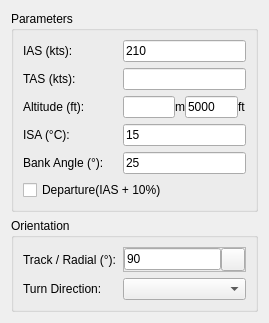
<?xml version="1.0" encoding="UTF-8"?>
<ui version="4.0">
 <class>TurnArea</class>
 <widget class="QWidget" name="TurnArea">
  <property name="geometry">
   <rect>
    <x>0</x>
    <y>0</y>
    <width>269</width>
    <height>293</height>
   </rect>
  </property>
  <property name="sizePolicy">
   <sizepolicy hsizetype="Preferred" vsizetype="Ignored">
    <horstretch>0</horstretch>
    <verstretch>0</verstretch>
   </sizepolicy>
  </property>
  <property name="font">
   <font>
    <family>Arial</family>
    <weight>50</weight>
    <bold>false</bold>
   </font>
  </property>
  <property name="windowTitle">
   <string>Form</string>
  </property>
  <layout class="QVBoxLayout" name="verticalLayout">
   <item>
    <widget class="QGroupBox" name="gbParameters">
     <property name="font">
      <font>
       <family>Arial</family>
       <weight>50</weight>
       <bold>false</bold>
      </font>
     </property>
     <property name="title">
      <string>Parameters</string>
     </property>
     <layout class="QVBoxLayout" name="vl_gbParameters">
      <item>
       <widget class="QFrame" name="frameIas">
        <property name="frameShape">
         <enum>QFrame::NoFrame</enum>
        </property>
        <property name="frameShadow">
         <enum>QFrame::Raised</enum>
        </property>
        <layout class="QHBoxLayout" name="horizontalLayout_60">
         <property name="spacing">
          <number>0</number>
         </property>
         <property name="margin">
          <number>0</number>
         </property>
         <item>
          <widget class="QLabel" name="label_68">
           <property name="minimumSize">
            <size>
             <width>100</width>
             <height>0</height>
            </size>
           </property>
           <property name="maximumSize">
            <size>
             <width>100</width>
             <height>16777215</height>
            </size>
           </property>
           <property name="font">
            <font>
             <weight>50</weight>
             <bold>false</bold>
            </font>
           </property>
           <property name="text">
            <string>IAS (kts):</string>
           </property>
          </widget>
         </item>
         <item>
          <widget class="QLineEdit" name="txtIas">
           <property name="font">
            <font>
             <weight>50</weight>
             <bold>false</bold>
            </font>
           </property>
           <property name="text">
            <string>210</string>
           </property>
          </widget>
         </item>
        </layout>
       </widget>
      </item>
      <item>
       <widget class="QFrame" name="frameTas">
        <property name="frameShape">
         <enum>QFrame::NoFrame</enum>
        </property>
        <property name="frameShadow">
         <enum>QFrame::Raised</enum>
        </property>
        <layout class="QHBoxLayout" name="horizontalLayout_68">
         <property name="spacing">
          <number>0</number>
         </property>
         <property name="margin">
          <number>0</number>
         </property>
         <item>
          <widget class="QLabel" name="label_76">
           <property name="minimumSize">
            <size>
             <width>100</width>
             <height>0</height>
            </size>
           </property>
           <property name="maximumSize">
            <size>
             <width>100</width>
             <height>16777215</height>
            </size>
           </property>
           <property name="font">
            <font>
             <weight>50</weight>
             <bold>false</bold>
            </font>
           </property>
           <property name="text">
            <string>TAS (kts):</string>
           </property>
          </widget>
         </item>
         <item>
          <widget class="QLineEdit" name="txtTas">
           <property name="font">
            <font>
             <weight>50</weight>
             <bold>false</bold>
            </font>
           </property>
           <property name="text">
            <string/>
           </property>
          </widget>
         </item>
        </layout>
       </widget>
      </item>
      <item>
       <widget class="QFrame" name="frameAltitude">
        <property name="frameShape">
         <enum>QFrame::NoFrame</enum>
        </property>
        <property name="frameShadow">
         <enum>QFrame::Raised</enum>
        </property>
        <layout class="QHBoxLayout" name="horizontalLayout_69">
         <property name="spacing">
          <number>0</number>
         </property>
         <property name="margin">
          <number>0</number>
         </property>
         <item>
          <widget class="QLabel" name="label_77">
           <property name="minimumSize">
            <size>
             <width>100</width>
             <height>0</height>
            </size>
           </property>
           <property name="maximumSize">
            <size>
             <width>100</width>
             <height>16777215</height>
            </size>
           </property>
           <property name="font">
            <font>
             <weight>50</weight>
             <bold>false</bold>
            </font>
           </property>
           <property name="text">
            <string>Altitude (ft):</string>
           </property>
          </widget>
         </item>
         <item>
          <widget class="QLineEdit" name="txtAltitudeM">
           <property name="font">
            <font>
             <weight>50</weight>
             <bold>false</bold>
            </font>
           </property>
           <property name="text">
            <string/>
           </property>
          </widget>
         </item>
         <item>
          <widget class="QLabel" name="label_2">
           <property name="text">
            <string>m</string>
           </property>
          </widget>
         </item>
         <item>
          <widget class="QLineEdit" name="txtAltitudeFt">
           <property name="font">
            <font>
             <weight>50</weight>
             <bold>false</bold>
            </font>
           </property>
           <property name="text">
            <string>5000</string>
           </property>
          </widget>
         </item>
         <item>
          <widget class="QLabel" name="label">
           <property name="text">
            <string>ft</string>
           </property>
          </widget>
         </item>
        </layout>
       </widget>
      </item>
      <item>
       <widget class="QFrame" name="frameIsa">
        <property name="frameShape">
         <enum>QFrame::NoFrame</enum>
        </property>
        <property name="frameShadow">
         <enum>QFrame::Raised</enum>
        </property>
        <layout class="QHBoxLayout" name="horizontalLayout_72">
         <property name="spacing">
          <number>0</number>
         </property>
         <property name="margin">
          <number>0</number>
         </property>
         <item>
          <widget class="QLabel" name="label_80">
           <property name="minimumSize">
            <size>
             <width>100</width>
             <height>0</height>
            </size>
           </property>
           <property name="maximumSize">
            <size>
             <width>100</width>
             <height>16777215</height>
            </size>
           </property>
           <property name="font">
            <font>
             <weight>50</weight>
             <bold>false</bold>
            </font>
           </property>
           <property name="text">
            <string>ISA (°C):</string>
           </property>
          </widget>
         </item>
         <item>
          <widget class="QLineEdit" name="txtIsa">
           <property name="font">
            <font>
             <weight>50</weight>
             <bold>false</bold>
            </font>
           </property>
           <property name="text">
            <string>15</string>
           </property>
          </widget>
         </item>
        </layout>
       </widget>
      </item>
      <item>
       <widget class="QFrame" name="frameBankAngle">
        <property name="frameShape">
         <enum>QFrame::NoFrame</enum>
        </property>
        <property name="frameShadow">
         <enum>QFrame::Raised</enum>
        </property>
        <layout class="QHBoxLayout" name="horizontalLayout_74">
         <property name="spacing">
          <number>0</number>
         </property>
         <property name="margin">
          <number>0</number>
         </property>
         <item>
          <widget class="QLabel" name="label_82">
           <property name="minimumSize">
            <size>
             <width>100</width>
             <height>0</height>
            </size>
           </property>
           <property name="maximumSize">
            <size>
             <width>100</width>
             <height>16777215</height>
            </size>
           </property>
           <property name="font">
            <font>
             <weight>50</weight>
             <bold>false</bold>
            </font>
           </property>
           <property name="text">
            <string>Bank Angle (°):</string>
           </property>
          </widget>
         </item>
         <item>
          <widget class="QLineEdit" name="txtBankAngle">
           <property name="font">
            <font>
             <weight>50</weight>
             <bold>false</bold>
            </font>
           </property>
           <property name="text">
            <string>25</string>
           </property>
          </widget>
         </item>
        </layout>
       </widget>
      </item>
      <item>
       <widget class="QCheckBox" name="chbDeparture">
        <property name="text">
         <string>Departure(IAS + 10%)</string>
        </property>
       </widget>
      </item>
     </layout>
    </widget>
   </item>
   <item>
    <widget class="QGroupBox" name="gbOrientation">
     <property name="title">
      <string>Orientation</string>
     </property>
     <layout class="QVBoxLayout" name="vl_gbOrientation">
      <item>
       <widget class="QFrame" name="frameTrackRoot">
        <property name="frameShape">
         <enum>QFrame::NoFrame</enum>
        </property>
        <property name="frameShadow">
         <enum>QFrame::Raised</enum>
        </property>
        <layout class="QHBoxLayout" name="horizontalLayout_63">
         <property name="spacing">
          <number>0</number>
         </property>
         <property name="margin">
          <number>0</number>
         </property>
         <item>
          <widget class="QLabel" name="label_71">
           <property name="minimumSize">
            <size>
             <width>100</width>
             <height>0</height>
            </size>
           </property>
           <property name="maximumSize">
            <size>
             <width>100</width>
             <height>16777215</height>
            </size>
           </property>
           <property name="font">
            <font>
             <weight>50</weight>
             <bold>false</bold>
            </font>
           </property>
           <property name="text">
            <string>Track / Radial (°):</string>
           </property>
          </widget>
         </item>
         <item>
          <widget class="QFrame" name="frameTrack">
           <property name="frameShape">
            <enum>QFrame::StyledPanel</enum>
           </property>
           <property name="frameShadow">
            <enum>QFrame::Raised</enum>
           </property>
           <layout class="QHBoxLayout" name="horizontalLayout_10">
            <property name="spacing">
             <number>0</number>
            </property>
            <property name="margin">
             <number>0</number>
            </property>
            <item>
             <widget class="QLineEdit" name="txtTrackRadial">
              <property name="enabled">
               <bool>true</bool>
              </property>
              <property name="font">
               <font>
                <weight>50</weight>
                <bold>false</bold>
               </font>
              </property>
              <property name="text">
               <string>90</string>
              </property>
             </widget>
            </item>
            <item>
             <widget class="QToolButton" name="btnCaptureTrack">
              <property name="text">
               <string/>
              </property>
              <property name="icon">
               <iconset>
                <normaloff>:/gnss_item/coordinate_capture.png</normaloff>:/gnss_item/coordinate_capture.png</iconset>
              </property>
             </widget>
            </item>
           </layout>
          </widget>
         </item>
        </layout>
       </widget>
      </item>
      <item>
       <widget class="QFrame" name="frameOrientation">
        <property name="frameShape">
         <enum>QFrame::NoFrame</enum>
        </property>
        <property name="frameShadow">
         <enum>QFrame::Raised</enum>
        </property>
        <layout class="QHBoxLayout" name="horizontalLayout_67">
         <property name="spacing">
          <number>0</number>
         </property>
         <property name="margin">
          <number>0</number>
         </property>
         <item>
          <widget class="QLabel" name="label_75">
           <property name="minimumSize">
            <size>
             <width>100</width>
             <height>0</height>
            </size>
           </property>
           <property name="maximumSize">
            <size>
             <width>100</width>
             <height>16777215</height>
            </size>
           </property>
           <property name="font">
            <font>
             <weight>50</weight>
             <bold>false</bold>
            </font>
           </property>
           <property name="text">
            <string>Turn Direction:</string>
           </property>
          </widget>
         </item>
         <item>
          <widget class="QComboBox" name="cmbOrientation">
           <property name="sizePolicy">
            <sizepolicy hsizetype="Expanding" vsizetype="Fixed">
             <horstretch>0</horstretch>
             <verstretch>0</verstretch>
            </sizepolicy>
           </property>
           <property name="font">
            <font>
             <weight>50</weight>
             <bold>false</bold>
            </font>
           </property>
           <property name="contextMenuPolicy">
            <enum>Qt::NoContextMenu</enum>
           </property>
          </widget>
         </item>
        </layout>
       </widget>
      </item>
     </layout>
    </widget>
   </item>
  </layout>
 </widget>
 <resources/>
 <connections/>
</ui>
